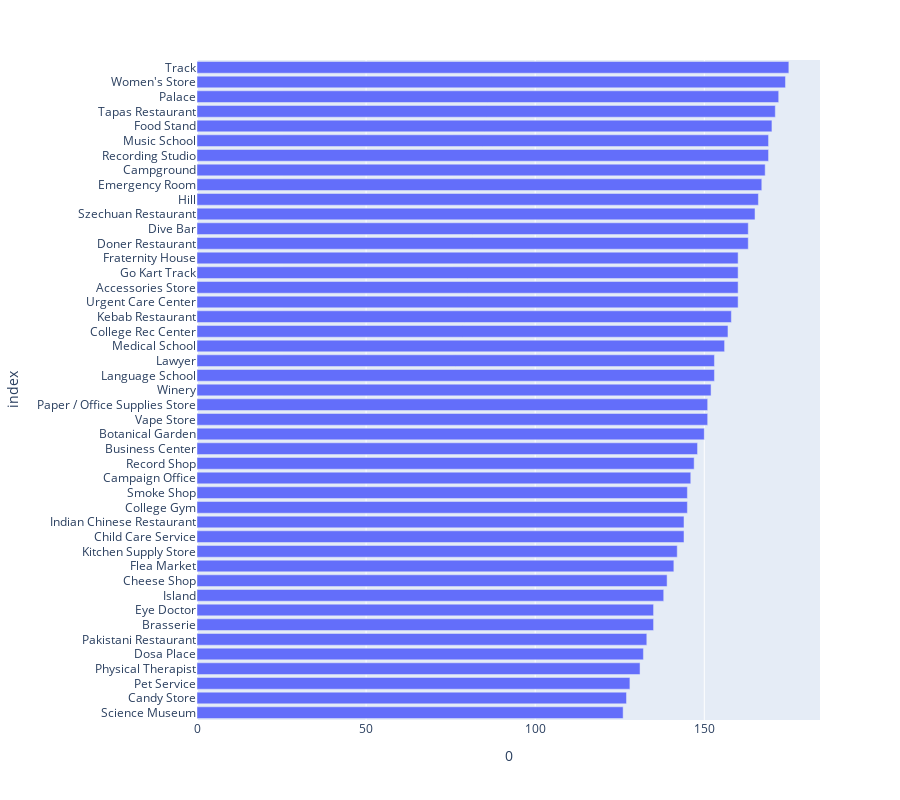

The notebook cell this image was saved under:
### Markdown cell above
We can see that the majority of our dataset lies around the median of 152. So let us set our treshholds between something around that figure (e.g. 125 and 175). We will also vizualize our results stright away to help us with interpreting them.

### Code cell
# Import plotly
import plotly.express as px

# Drop string columns
target_cluster_majority = target_cluster.drop(columns=['CATCHMENT_ID', 'COUNTRY', 'CLUSTER_LABELS'])

# Filter based on threshholds
target_cluster_majority = target_cluster_majority.loc[:, (target_cluster_majority.sum() >= 125) & (target_cluster_majority.sum() <= 175) ]

# Sum data
target_cluster_majority = pd.DataFrame(target_cluster_majority.sum(axis=0)).reset_index().sort_values(by=0, ascending=True)

# Viz
fig = px.bar(
    target_cluster_majority,
    x=0, 
    y='index', 
    orientation='h',
    height=800)
fig.show()

### Figure 1 — Plotly figure (JSON) as saved in the notebook; plotly's stock layout.template omitted (floating-point values rounded to 4 significant figures)
{"data": [{"alignmentgroup": "True", "hovertemplate": "0=%{x}<br>index=%{y}<extra></extra>", "legendgroup": "", "marker": {"color": "#636efa"}, "name": "", "offsetgroup": "", "orientation": "h", "showlegend": false, "textposition": "auto", "type": "bar", "x": [126, 127, 128, 131, 132, 133, 135, 135, 138, 139, 141, 142, 144, 144, 145, 145, 146, 147, 148, 150, 151, 151, 152, 153, 153, 156, 157, 158, 160, 160, 160, 160, 163, 163, 165, 166, 167, 168, 169, 169, 170, 171, 172, 174, 175], "xaxis": "x", "y": ["Science Museum", "Candy Store", "Pet Service", "Physical Therapist", "Dosa Place", "Pakistani Restaurant", "Brasserie", "Eye Doctor", "Island", "Cheese Shop", "Flea Market", "Kitchen Supply Store", "Child Care Service", "Indian Chinese Restaurant", "College Gym", "Smoke Shop", "Campaign Office", "Record Shop", "Business Center", "Botanical Garden", "Vape Store", "Paper / Office Supplies Store", "Winery", "Language School", "Lawyer", "Medical School", "College Rec Center", "Kebab Restaurant", "Urgent Care Center", "Accessories Store", "Go Kart Track", "Fraternity House", "Doner Restaurant", "Dive Bar", "Szechuan Restaurant", "Hill", "Emergency Room", "Campground", "Recording Studio", "Music School", "Food Stand", "Tapas Restaurant", "Palace", "Women's Store", "Track"], "yaxis": "y"}], "layout": {"barmode": "relative", "height": 800, "legend": {"tracegroupgap": 0}, "margin": {"t": 60}, "xaxis": {"anchor": "y", "domain": [0, 1], "title": {"text": "0"}}, "yaxis": {"anchor": "x", "domain": [0, 1], "title": {"text": "index"}}}}
